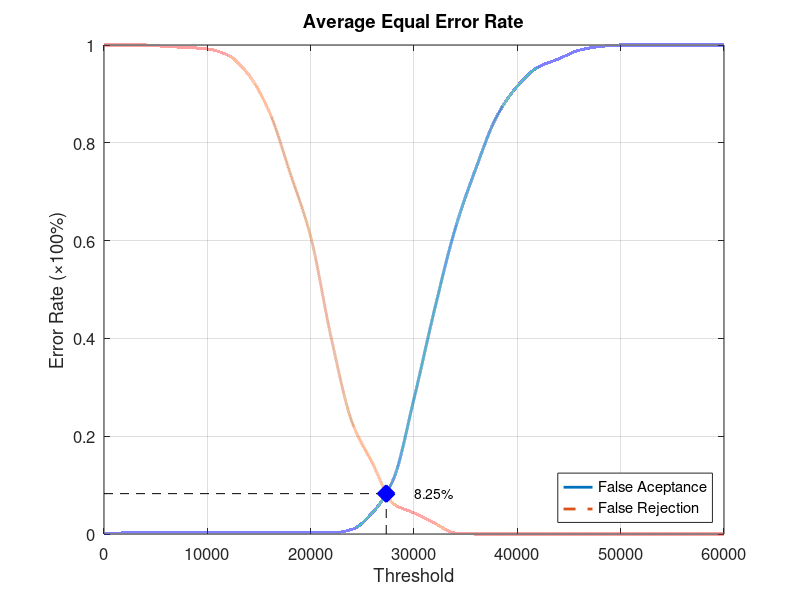
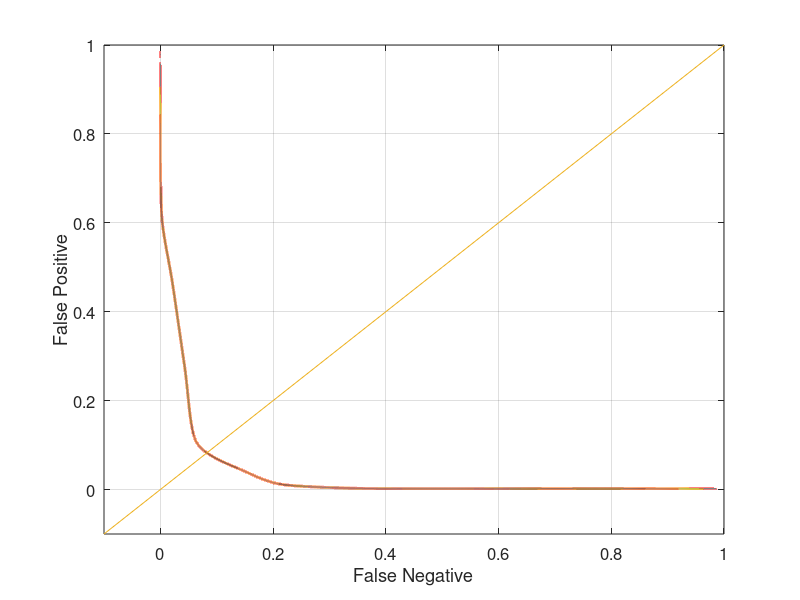

These charts were generated, in order, by the following MATLAB code:
function yEER = Database3Average
close all;
clear;
clc;
x = 0:2000:60000;
xq = 0:0.5:60000;

y0 = [0 0.00210526 0.00210526 0.00210526 0.00210526 0.00210526 0.00210526 0.00210526 0.00210526 0.00210526 0.00210526 0.00210526 0.00947368 0.0442105 0.111579 0.276842 0.46 0.625263 0.748421 0.853684 0.915789 0.954737 0.971579 0.989474 0.996842 1 1 1 1 1 1];
yy0 = interp1(x, y0, xq, 'pchip');
y1 = [1 1 1 0.997 0.995 0.992 0.979 0.939 0.863 0.739 0.608 0.4 0.229 0.144 0.062 0.043 0.022 0.002 0 0 0 0 0 0 0 0 0 0 0 0 0];
yy1 = interp1(x, y1, xq, 'pchip');

% Calculating EER: 
y2 = abs(y0 - y1);
find(y2 == min(y2))
yy2 = abs(yy0 - yy1);
xEER = find(yy2 == min(yy2));
xEERIndex = xq(xEER) % X-axis EER
yEER = yy0(xEER) % Y-axis EER

main = figure
plot(xq, yy0,'-','LineWidth', 2);	hold on
plot(xq, yy1,'--','LineWidth', 2);	hold on
plot([xEERIndex xEERIndex], [0 yEER], 'k--');	hold on
plot([0 xEERIndex], [yEER yEER], 'k--');	hold on
plot(xEERIndex, yEER, 'bx', 'LineWidth', 10);	hold on
text(xEERIndex + 10 * xEERIndex / 100, yEER, [num2str(round((10000 * yEER)) / 100) '%'])
legend('False Aceptance', 'False Rejection', 'Location', 'SouthEast')
xlabel('Threshold')
ylabel('Error Rate (\times100%)')
title('Average Equal Error Rate')
set(gca, 'FontSize', 12)
axis([0 60000 0 1])
grid on

print(main, 'Database3AverageMain', '-dpng');
FNRxFPR = figure('Color', [1 1 1]);
plot(yy1, yy0, '-', yy1, yy0, 'LineWidth', 2);
hold on
y = -0.1:0.1:1
plot(y, y); 
set(gca, 'FontSize', 12)
xlabel('False Negative')
ylabel('False Positive')
axis([-0.1 1 -0.1 1])
set(gca, 'FontSize', 12)
grid on

print(FNRxFPR, 'Database3AverageFNRxFPR','-dpng');
end
